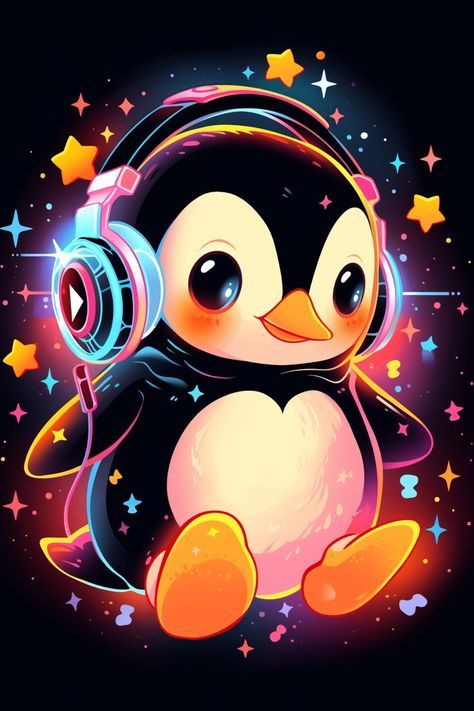
#> input picture Lesson 4/penguin.png, 474 x 711 px, found by its file name
$ python basicfunctions.py
#> lines starting #> are read from the running program, lines starting #| are printed output that depends on the picture
import cv2

# Turning images into grayscale

image1 = cv2.imread("lesson 4/penguin.png")
#> image1 is the input picture: shape (711, 474, 3); mean B, G, R 64, 64.4, 91.6
cv2.imshow("Penguin", image1)
cv2.waitKey(0)
image2 = cv2.cvtColor(image1, cv2.COLOR_BGR2GRAY)
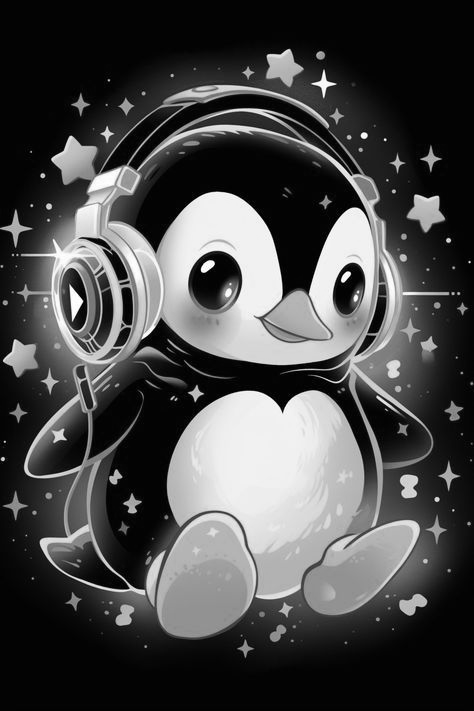
#> image2: shape (711, 474); min 0, max 255, mean 72.5
cv2.imshow("Grey penguin", image2)
cv2.waitKey(0)
cv2.destroyAllWindows()


import cv2

image1 = cv2.imread("lesson 4/penguin.png")
(rows, columns) = image1.shape[:2]
#> rows = 711; columns = 474
r = cv2.getRotationMatrix2D((columns / 2, rows / 2), 45, 1)
result = cv2.warpAffine(image1, r, (columns, rows))
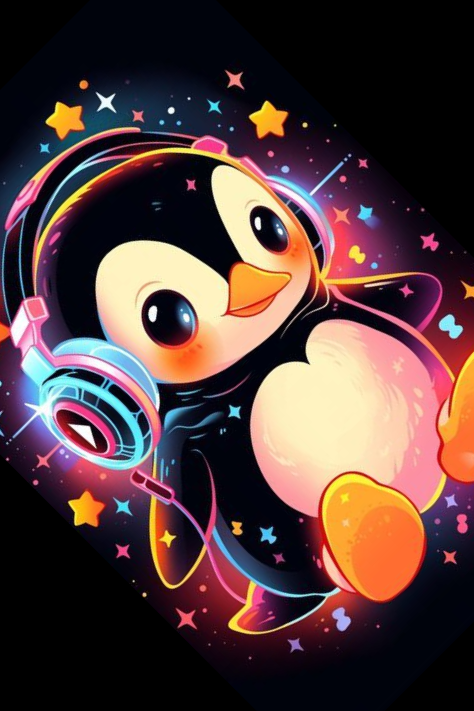
#> result: shape (711, 474, 3); mean B, G, R 59.1, 60.4, 83.8
cv2.imshow("result", result)
cv2.waitKey(0)
cv2.destroyAllWindows()
